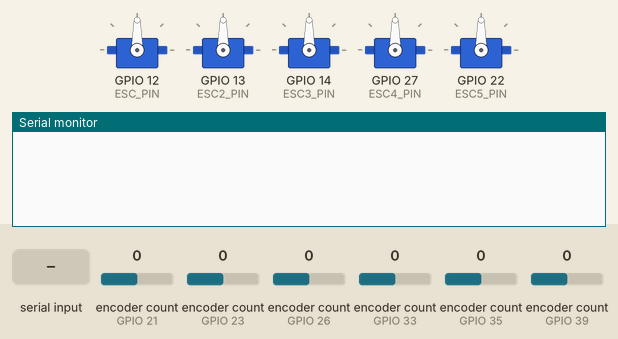
Bench run of a sketch on a simulated ESP32. Parts: 5 × servo, the last lines printed to the serial monitor. Inputs (shaded band) come from the test bench; at power-on: encoder count (sensors on GPIO 21, GPIO 26, GPIO 33, GPIO 35, GPIO 23, GPIO 39) 0.

Above: at 0.1 s.
6.3 s: "<\n" received over Serial
9.3 s: encoder count (sensor on GPIO 21) set to -1
At 9.9 s:
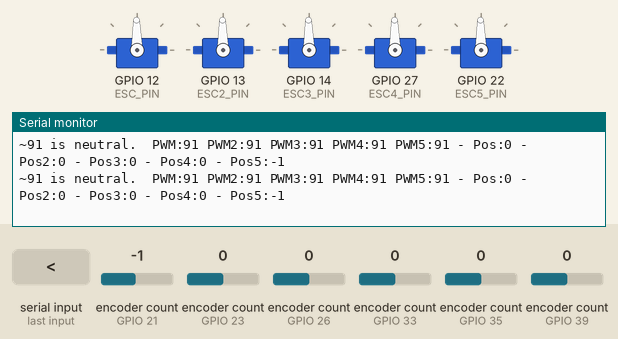
12.3 s: "90,45\n" received over Serial
15.3 s: encoder count (sensor on GPIO 26) set to -1
At 15.9 s:
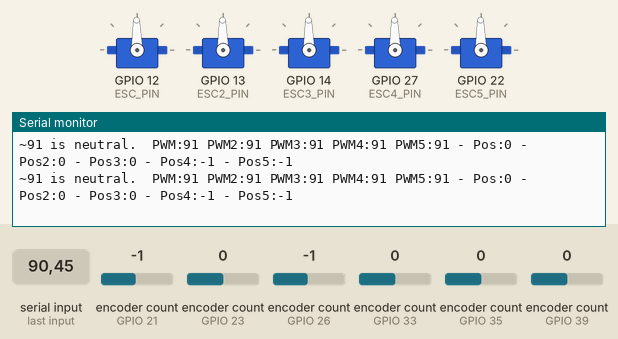
18.3 s: encoder count (sensor on GPIO 33) set to -1
At 18.9 s:
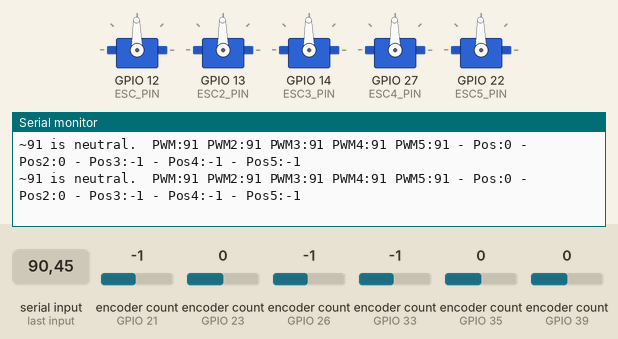
21.3 s: encoder count (sensor on GPIO 35) set to -1
At 22.2 s:
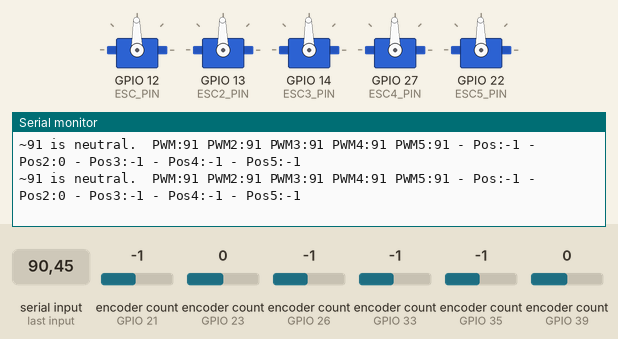

Measured:
- after the input at 9.3 s, the serial monitor: prints a new line at once (image 1)
- after the input at 15.3 s, the serial monitor: prints a new line at once (image 2)
- after the input at 18.3 s, the serial monitor: prints a new line at once (image 3)
- after the input at 21.3 s, the serial monitor: prints a new line at once (image 4)

The sketch:

serial_joystick.ino
```cpp
/*
  Developed by Cam King
  Controls the finger using an input encoder. Records encoder input, encoder output, and ms per click.
*/

#include <ESP32Servo.h>
#include <ESP32Encoder.h>

#define NUM_JOINTS 5
#define BAUD_RATE 115200
#define SERIAL_TIMEOUT 20

// The serial to read signals from. Typically Serial2 for RPi, Serial for USB (helpful for debugging)
// You must also uncomment SigSerial.begin() if this is set to be not Serial
#define SigSerial Serial

#define PWM_NEUTRAL 91

// Pins
#define ENCODER_PIN_A 35 // Index
#define ENCODER_PIN_B 34
#define ESC_PIN 12

#define ENCODER2_PIN_A 39 // Middle
#define ENCODER2_PIN_B 36
#define ESC2_PIN 13

#define ENCODER3_PIN_A 33 //Ring
#define ENCODER3_PIN_B 32
#define ESC3_PIN 14

#define ENCODER4_PIN_A 26 //Pinky
#define ENCODER4_PIN_B 25
#define ESC4_PIN 27

#define ENCODER5_PIN_A 21 //Thumb
#define ENCODER5_PIN_B 19
#define ESC5_PIN 22

int angles[NUM_JOINTS];

bool readCommand();

Servo ESC; // An object is defined for ESC.
Servo ESC2;
Servo ESC3;
Servo ESC4;
Servo ESC5;

ESP32Encoder encoder;
ESP32Encoder feedback;
ESP32Encoder feedback2;
ESP32Encoder feedback3;
ESP32Encoder feedback4;
ESP32Encoder feedback5;

int32_t pwmValue;
unsigned long rate;

int32_t lastPos;
int32_t currentPos;

int32_t pos2;
int32_t pos3;
int32_t pos4;
int32_t pos5;

unsigned long lastTick;
unsigned long currentTick;

void setup()
{
	Serial.begin(115200);
	// SigSerial.begin(115200);

	ESP32Encoder::useInternalWeakPullResistors = DOWN;
	encoder.attachSingleEdge(23, 22);
	encoder.setCount(PWM_NEUTRAL);

	feedback.attachSingleEdge(ENCODER_PIN_A, ENCODER_PIN_B);
	feedback.setCount(0);

	feedback2.attachSingleEdge(ENCODER2_PIN_A, ENCODER2_PIN_B);
	feedback2.setCount(0);

	feedback3.attachSingleEdge(ENCODER3_PIN_A, ENCODER3_PIN_B);
	feedback3.setCount(0);

	feedback4.attachSingleEdge(ENCODER4_PIN_A, ENCODER4_PIN_B);
	feedback4.setCount(0);

	feedback5.attachSingleEdge(ENCODER5_PIN_A, ENCODER5_PIN_B);
	feedback5.setCount(0);

	SigSerial.setTimeout(SERIAL_TIMEOUT);

	ESC.attach(ESC_PIN); // PWM signal output from pin 13.
	ESC2.attach(ESC2_PIN);
	ESC3.attach(ESC3_PIN);
	ESC4.attach(ESC4_PIN);
	ESC5.attach(ESC5_PIN);
	angles[0] = PWM_NEUTRAL;
	angles[1] = PWM_NEUTRAL;
	angles[2] = PWM_NEUTRAL;
	angles[3] = PWM_NEUTRAL;
	angles[4] = PWM_NEUTRAL;
	delay(5000);
	ESC.write(PWM_NEUTRAL);
	ESC2.write(PWM_NEUTRAL);
	ESC3.write(PWM_NEUTRAL);
	ESC4.write(PWM_NEUTRAL);
	ESC5.write(PWM_NEUTRAL);
}

//encoder.getCount() works, but feedback.getCount() always equals zero, which makes it hard to print...
// moveing forward, try downloading this file again, git init, check if it works, and make mods from there.
//it was working 2 hours ago... and I don't think I changed anything in this file...

void loop()
{
	currentPos = feedback.getCount();
	pos2 = feedback2.getCount();
	pos3 = feedback3.getCount();
	pos4 = feedback4.getCount();
	pos5 = feedback5.getCount();
	currentTick = millis();
	rate = currentTick - lastTick;
	Serial.print("~91 is neutral.\t");
	Serial.println("PWM:" + String(angles[0])
		+ " PWM2:" + String(angles[1])
		+ " PWM3:" + String(angles[2])
		+ " PWM4:" + String(angles[3])
		+ " PWM5:" + String(angles[4])
		+ " - Pos:" + String((int32_t)currentPos)
		+ " - Pos2:" + String((int32_t)pos2)
		+ " - Pos3:" + String((int32_t)pos3)
		+ " - Pos4:" + String((int32_t)pos4)
		+ " - Pos5:" + String((int32_t)pos5));

	if (SigSerial.available() > 0){
		if(readCommand()){
			ESC.write(angles[0]);
			ESC2.write(angles[1]);
			ESC3.write(angles[2]);
			ESC4.write(angles[3]);
			ESC5.write(angles[4]);
		} else {
			ESC.write(PWM_NEUTRAL);
			ESC2.write(PWM_NEUTRAL);
			ESC3.write(PWM_NEUTRAL);
			ESC4.write(PWM_NEUTRAL);
			ESC5.write(PWM_NEUTRAL);
			Serial.println("Failed to parse. Stopping");
			angles[0] = PWM_NEUTRAL;
			angles[1] = PWM_NEUTRAL;
			angles[2] = PWM_NEUTRAL;
			angles[3] = PWM_NEUTRAL;
			angles[4] = PWM_NEUTRAL;
		}
	}
	//  Serial.println ("feedback.getCount(): " + String((int32_t)feedback.getCount()) + " - encoder.getCount: " + String((int32_t)encoder.getCount()));

	lastTick = currentTick;
	lastPos = currentPos;
}

/**
 * Reads command from SigSerial.
 * Command must be of the form <#,#,...,#>, where the
 * number of numers is at least NUM_JOINTS.
 *
 * Returns: true if read successful, false otherwise
 *
 * Side effects: angles modified. This may occur even if false
 * is returned, so if the old angles are needed save them before
 * calling.
 */
bool readCommand()
{
	if (SigSerial.available() <= 0)
		return false;
	String command = SigSerial.readStringUntil('\n');
	if (!command.startsWith("<") || !command.endsWith(">"))
		return false;
	const char *input = command.c_str() + 1; //Skip opening '<'
	char *endPtr;
	int joint = 0;
	while (joint < NUM_JOINTS)
	{
		int angle = (int)strtol(input, &endPtr, 10);
		if (endPtr == input)
		{
			Serial.println("Failed to parse number");
			return false;
		}
		angles[joint] = angle;
		input = endPtr + 1; //Skip the comma
		joint += 1;
	}
	return true;
}
```
